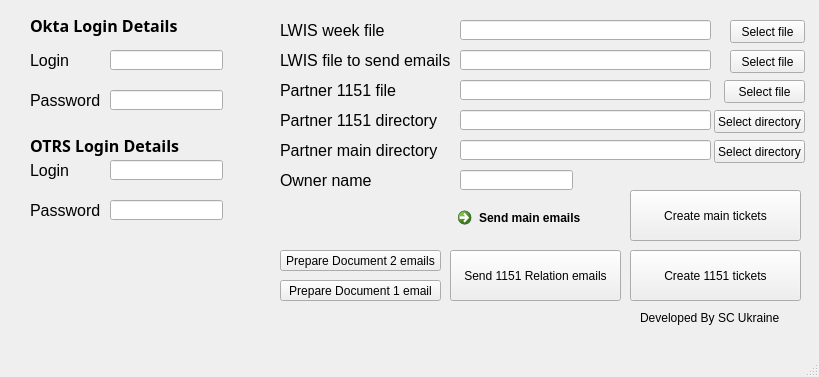
<?xml version="1.0" encoding="UTF-8"?>
<ui version="4.0">
 <class>MainWindow</class>
 <widget class="QMainWindow" name="MainWindow">
  <property name="geometry">
   <rect>
    <x>0</x>
    <y>0</y>
    <width>819</width>
    <height>377</height>
   </rect>
  </property>
  <property name="windowTitle">
   <string>LWIS TRACK RESPONCE</string>
  </property>
  <widget class="QWidget" name="centralwidget">
   <widget class="QLabel" name="label_5">
    <property name="geometry">
     <rect>
      <x>30</x>
      <y>200</y>
      <width>71</width>
      <height>21</height>
     </rect>
    </property>
    <property name="font">
     <font>
      <family>Segoe UI</family>
      <pointsize>12</pointsize>
     </font>
    </property>
    <property name="text">
     <string>Password</string>
    </property>
   </widget>
   <widget class="QLabel" name="label_6">
    <property name="geometry">
     <rect>
      <x>30</x>
      <y>130</y>
      <width>151</width>
      <height>31</height>
     </rect>
    </property>
    <property name="font">
     <font>
      <family>Segoe UI Black</family>
      <pointsize>12</pointsize>
      <bold>true</bold>
     </font>
    </property>
    <property name="text">
     <string>OTRS Login Details</string>
    </property>
   </widget>
   <widget class="QLabel" name="label_9">
    <property name="geometry">
     <rect>
      <x>280</x>
      <y>50</y>
      <width>171</width>
      <height>20</height>
     </rect>
    </property>
    <property name="font">
     <font>
      <pointsize>12</pointsize>
     </font>
    </property>
    <property name="text">
     <string>LWIS file to send emails</string>
    </property>
   </widget>
   <widget class="QLabel" name="label">
    <property name="geometry">
     <rect>
      <x>30</x>
      <y>10</y>
      <width>151</width>
      <height>31</height>
     </rect>
    </property>
    <property name="font">
     <font>
      <family>Segoe UI Black</family>
      <pointsize>12</pointsize>
      <bold>true</bold>
     </font>
    </property>
    <property name="text">
     <string>Okta Login Details</string>
    </property>
   </widget>
   <widget class="QLineEdit" name="okta_login">
    <property name="geometry">
     <rect>
      <x>110</x>
      <y>50</y>
      <width>113</width>
      <height>20</height>
     </rect>
    </property>
   </widget>
   <widget class="QLineEdit" name="week_addr">
    <property name="geometry">
     <rect>
      <x>460</x>
      <y>20</y>
      <width>251</width>
      <height>20</height>
     </rect>
    </property>
    <property name="readOnly">
     <bool>true</bool>
    </property>
   </widget>
   <widget class="QCommandLinkButton" name="commandLinkButton">
    <property name="geometry">
     <rect>
      <x>450</x>
      <y>200</y>
      <width>161</width>
      <height>41</height>
     </rect>
    </property>
    <property name="text">
     <string>Send main emails</string>
    </property>
   </widget>
   <widget class="QPushButton" name="btn_week">
    <property name="geometry">
     <rect>
      <x>730</x>
      <y>20</y>
      <width>75</width>
      <height>23</height>
     </rect>
    </property>
    <property name="text">
     <string>Select file</string>
    </property>
   </widget>
   <widget class="QLineEdit" name="otrs_pass">
    <property name="geometry">
     <rect>
      <x>110</x>
      <y>200</y>
      <width>113</width>
      <height>20</height>
     </rect>
    </property>
   </widget>
   <widget class="QLabel" name="label_8">
    <property name="geometry">
     <rect>
      <x>280</x>
      <y>20</y>
      <width>121</width>
      <height>20</height>
     </rect>
    </property>
    <property name="font">
     <font>
      <pointsize>12</pointsize>
     </font>
    </property>
    <property name="text">
     <string>LWIS week file</string>
    </property>
   </widget>
   <widget class="QLabel" name="label_3">
    <property name="geometry">
     <rect>
      <x>30</x>
      <y>50</y>
      <width>51</width>
      <height>21</height>
     </rect>
    </property>
    <property name="font">
     <font>
      <family>Segoe UI</family>
      <pointsize>12</pointsize>
     </font>
    </property>
    <property name="text">
     <string>Login</string>
    </property>
   </widget>
   <widget class="QLabel" name="label_7">
    <property name="geometry">
     <rect>
      <x>30</x>
      <y>160</y>
      <width>51</width>
      <height>21</height>
     </rect>
    </property>
    <property name="font">
     <font>
      <family>Segoe UI</family>
      <pointsize>12</pointsize>
     </font>
    </property>
    <property name="text">
     <string>Login</string>
    </property>
   </widget>
   <widget class="QLineEdit" name="okta_pass">
    <property name="geometry">
     <rect>
      <x>110</x>
      <y>90</y>
      <width>113</width>
      <height>20</height>
     </rect>
    </property>
   </widget>
   <widget class="QLineEdit" name="email_file">
    <property name="geometry">
     <rect>
      <x>460</x>
      <y>50</y>
      <width>251</width>
      <height>20</height>
     </rect>
    </property>
    <property name="readOnly">
     <bool>true</bool>
    </property>
   </widget>
   <widget class="QLineEdit" name="otrs_login">
    <property name="geometry">
     <rect>
      <x>110</x>
      <y>160</y>
      <width>113</width>
      <height>20</height>
     </rect>
    </property>
   </widget>
   <widget class="QLabel" name="label_10">
    <property name="geometry">
     <rect>
      <x>640</x>
      <y>310</y>
      <width>141</width>
      <height>16</height>
     </rect>
    </property>
    <property name="text">
     <string>Developed By SC Ukraine</string>
    </property>
   </widget>
   <widget class="QLabel" name="label_4">
    <property name="geometry">
     <rect>
      <x>30</x>
      <y>90</y>
      <width>71</width>
      <height>21</height>
     </rect>
    </property>
    <property name="font">
     <font>
      <family>Segoe UI</family>
      <pointsize>12</pointsize>
     </font>
    </property>
    <property name="text">
     <string>Password</string>
    </property>
   </widget>
   <widget class="QPushButton" name="btn_snd">
    <property name="geometry">
     <rect>
      <x>730</x>
      <y>50</y>
      <width>75</width>
      <height>23</height>
     </rect>
    </property>
    <property name="text">
     <string>Select file</string>
    </property>
   </widget>
   <widget class="QPushButton" name="pushButton">
    <property name="geometry">
     <rect>
      <x>280</x>
      <y>250</y>
      <width>161</width>
      <height>21</height>
     </rect>
    </property>
    <property name="text">
     <string>Prepare Document 2 emails</string>
    </property>
   </widget>
   <widget class="QLabel" name="label_12">
    <property name="geometry">
     <rect>
      <x>280</x>
      <y>80</y>
      <width>131</width>
      <height>20</height>
     </rect>
    </property>
    <property name="font">
     <font>
      <pointsize>12</pointsize>
     </font>
    </property>
    <property name="text">
     <string>Partner 1151 file</string>
    </property>
   </widget>
   <widget class="QPushButton" name="btn_prt_1151">
    <property name="geometry">
     <rect>
      <x>724</x>
      <y>80</y>
      <width>81</width>
      <height>23</height>
     </rect>
    </property>
    <property name="text">
     <string>Select file</string>
    </property>
   </widget>
   <widget class="QLineEdit" name="email_file_2">
    <property name="geometry">
     <rect>
      <x>460</x>
      <y>80</y>
      <width>251</width>
      <height>20</height>
     </rect>
    </property>
    <property name="readOnly">
     <bool>true</bool>
    </property>
   </widget>
   <widget class="QLineEdit" name="email_file_3">
    <property name="geometry">
     <rect>
      <x>460</x>
      <y>110</y>
      <width>251</width>
      <height>20</height>
     </rect>
    </property>
    <property name="readOnly">
     <bool>true</bool>
    </property>
   </widget>
   <widget class="QLabel" name="label_13">
    <property name="geometry">
     <rect>
      <x>280</x>
      <y>110</y>
      <width>161</width>
      <height>20</height>
     </rect>
    </property>
    <property name="font">
     <font>
      <pointsize>12</pointsize>
     </font>
    </property>
    <property name="text">
     <string>Partner 1151 directory</string>
    </property>
   </widget>
   <widget class="QPushButton" name="btn_dir">
    <property name="geometry">
     <rect>
      <x>714</x>
      <y>110</y>
      <width>91</width>
      <height>23</height>
     </rect>
    </property>
    <property name="text">
     <string>Select directory</string>
    </property>
   </widget>
   <widget class="QPushButton" name="pushButton_2">
    <property name="geometry">
     <rect>
      <x>450</x>
      <y>250</y>
      <width>171</width>
      <height>51</height>
     </rect>
    </property>
    <property name="text">
     <string>Send 1151 Relation emails</string>
    </property>
   </widget>
   <widget class="QLineEdit" name="email_file_4">
    <property name="geometry">
     <rect>
      <x>460</x>
      <y>140</y>
      <width>251</width>
      <height>20</height>
     </rect>
    </property>
    <property name="readOnly">
     <bool>true</bool>
    </property>
   </widget>
   <widget class="QPushButton" name="btn_dir_2">
    <property name="geometry">
     <rect>
      <x>714</x>
      <y>140</y>
      <width>91</width>
      <height>23</height>
     </rect>
    </property>
    <property name="text">
     <string>Select directory</string>
    </property>
   </widget>
   <widget class="QLabel" name="label_14">
    <property name="geometry">
     <rect>
      <x>280</x>
      <y>140</y>
      <width>161</width>
      <height>20</height>
     </rect>
    </property>
    <property name="font">
     <font>
      <pointsize>12</pointsize>
     </font>
    </property>
    <property name="text">
     <string>Partner main directory</string>
    </property>
   </widget>
   <widget class="QPushButton" name="pushButton_3">
    <property name="geometry">
     <rect>
      <x>630</x>
      <y>190</y>
      <width>171</width>
      <height>51</height>
     </rect>
    </property>
    <property name="text">
     <string>Create main tickets</string>
    </property>
   </widget>
   <widget class="QLineEdit" name="okta_pass_2">
    <property name="geometry">
     <rect>
      <x>460</x>
      <y>170</y>
      <width>113</width>
      <height>20</height>
     </rect>
    </property>
   </widget>
   <widget class="QLabel" name="label_11">
    <property name="geometry">
     <rect>
      <x>280</x>
      <y>170</y>
      <width>141</width>
      <height>21</height>
     </rect>
    </property>
    <property name="font">
     <font>
      <family>Segoe UI</family>
      <pointsize>12</pointsize>
     </font>
    </property>
    <property name="text">
     <string>Owner name</string>
    </property>
   </widget>
   <widget class="QPushButton" name="pushButton_4">
    <property name="geometry">
     <rect>
      <x>630</x>
      <y>250</y>
      <width>171</width>
      <height>51</height>
     </rect>
    </property>
    <property name="text">
     <string>Create 1151 tickets</string>
    </property>
   </widget>
   <widget class="QPushButton" name="pushButton_5">
    <property name="geometry">
     <rect>
      <x>280</x>
      <y>280</y>
      <width>161</width>
      <height>21</height>
     </rect>
    </property>
    <property name="text">
     <string>Prepare Document 1 email</string>
    </property>
   </widget>
  </widget>
  <widget class="QMenuBar" name="menubar">
   <property name="geometry">
    <rect>
     <x>0</x>
     <y>0</y>
     <width>819</width>
     <height>22</height>
    </rect>
   </property>
  </widget>
  <widget class="QStatusBar" name="statusbar"/>
 </widget>
 <resources>
  <include location="../../Documents/dev/LWIS/dd.qrc"/>
 </resources>
 <connections/>
</ui>
